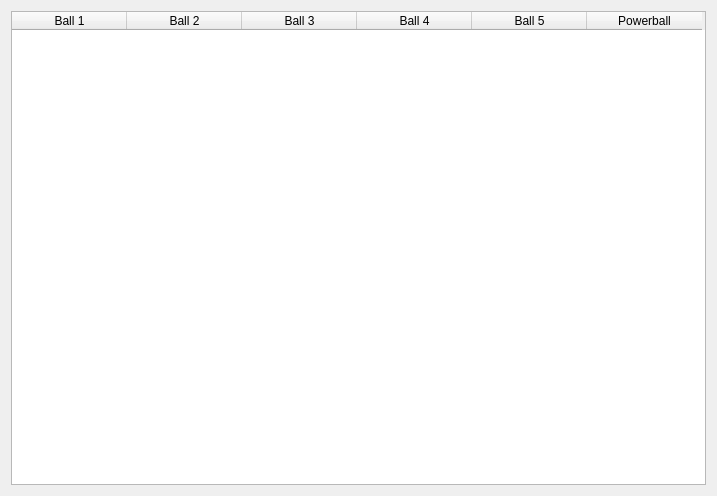
<?xml version="1.0" encoding="UTF-8"?>
<ui version="4.0">
 <class>QuickPickDialog</class>
 <widget class="QDialog" name="QuickPickDialog">
  <property name="geometry">
   <rect>
    <x>0</x>
    <y>0</y>
    <width>717</width>
    <height>496</height>
   </rect>
  </property>
  <property name="windowTitle">
   <string>Quick Picks</string>
  </property>
  <layout class="QVBoxLayout" name="verticalLayout">
   <item>
    <widget class="QTableWidget" name="_quickPicks">
     <property name="alternatingRowColors">
      <bool>true</bool>
     </property>
     <property name="selectionMode">
      <enum>QAbstractItemView::NoSelection</enum>
     </property>
     <property name="gridStyle">
      <enum>Qt::NoPen</enum>
     </property>
     <attribute name="horizontalHeaderDefaultSectionSize">
      <number>115</number>
     </attribute>
     <attribute name="verticalHeaderVisible">
      <bool>false</bool>
     </attribute>
     <column>
      <property name="text">
       <string>Ball 1</string>
      </property>
     </column>
     <column>
      <property name="text">
       <string>Ball 2</string>
      </property>
     </column>
     <column>
      <property name="text">
       <string>Ball 3</string>
      </property>
     </column>
     <column>
      <property name="text">
       <string>Ball 4</string>
      </property>
     </column>
     <column>
      <property name="text">
       <string>Ball 5</string>
      </property>
     </column>
     <column>
      <property name="text">
       <string>Powerball</string>
      </property>
     </column>
    </widget>
   </item>
  </layout>
 </widget>
 <resources/>
 <connections/>
</ui>
